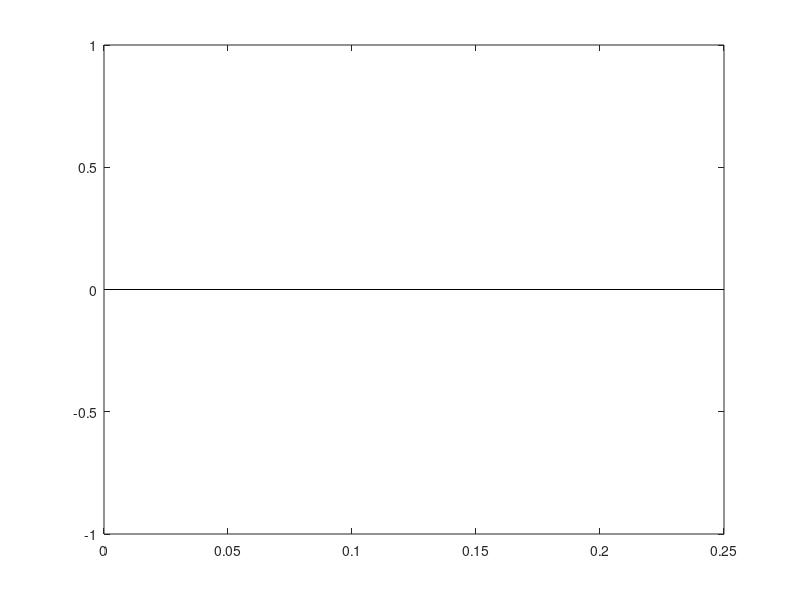

MATLAB code for this plot: (Note: this script raises an error after producing the figure.)
%This is the first attempt at writing an icp algorithm using icp_1
%It takes the approach of 

clear all
close all
clc
load newdata.mat

offset=[0;0;0];

pose=[0;0;0];
post_dot=[];

%full map
map = [];

%estimated pose for the robot in the world
est_theta = 0;
est_dtheta = 0;

last_est_dtheta=0;

%used to keep track of everything
last_disp = [];

converge_metric = 1e-4;

%minimum turn, this is the error for sensing if the robot is actually
%turning or not.  I know that the robot currently turns at 45 degrees per
%second, so anything less the that should be noted.
%error_dtheta = deg2rad(3);

pointer_scale = 0.25;
for nScan = 1:2:size(LidarScan,1)

    disp = [[0 1];[0 0]];
    
    %Grab lidar angles and the scan
    a = LidarAngles;
    z = LidarScan(nScan, :);

    %  Remove out of range measurements
    I = (z >= LidarRange);
    a(I) = [];
    z(I) = [];

    [x,y] = pol2cart(a,z);

    %fill the map if it doesn't exist yet.
    raw = [x;y];

    if isempty(map)
        map = [map raw];
    else
 
    %if ~isempty(est_dx)
    if size(pose,2) > 1        
        TT = repmat(pose(1:2,end) + (pose(1:2,end) - pose(1:2,end-1)), 1, size(raw,2));
        phi = pose(3,end) + (pose(3,end)-pose(3,end-1));
        TR = [cos(phi) (-sin(phi)); sin(phi) cos(phi)];
        
        raw = TR*raw + TT;
        disp = TR*disp + TT(:,1:2);
    end
    
    %sest the estimated pose diff to zero
    %est_dtheta = 0;
    
    ii = 0;
    while true
        
        ii = ii + 1;
        
        %kill all the points which are not "close" to the world and run 1
        %iteration of icp on them
        temp = killoutliers(map,raw, 0.1);
        [TR,TT] = call_icp1(map,temp);

        %move the points sample based on the icp output and update the
        %estimated pose
        TR = TR(1:2,1:2);
        TT = repmat(TT(1:2), 1, size(raw,2));

        raw = real(TR * raw + TT);
        disp = real(TR * disp + TT(:,1:2));

        %est_dtheta = est_dtheta + acos(TR(1,1));
        
        %get the difference in TT so we know when to converge the icp
        %algorithm.  This is a pretty schotty way of convergence, as it
        %doesn't take into account if the value bounced around the setpoint
        %but it works for this application
        dTT = mag(TT(:,1));
        
        %we need to run the loop at least once before we check this
        if ii > 1
            %Check for convergence
            if abs(dTT) < converge_metric
                
                tt = disp(:,2) - disp(:,1);
                [theta, ~] = cart2pol(tt(1), tt(2));
                cur = ([disp(:,1);theta] - offset)
                pose = [pose cur];

                last_disp = disp;

                break;
            end
        end
        
    end

    %update the world
    map = [map raw];

    
    %plot everything
    figure(1)
    plot(raw(1,:), raw(2,:), 'r.')
    hold on
    %plot(est_x(1,:), est_x(2,:), 'k.');
    end
    
    plot(map(1,:), map(2,:), 'b.')
    
    plot(pose(1,:), pose(2,:), 'mo')
    
    pointer = disp;
    pointer(:,2) = pointer_scale*(pointer(:,2) - pointer(:,1));
    pointer(:,2) = pointer(:,2) + disp(:,1);
    
    plot(pointer(1,:), pointer(2,:), 'k-')
    hold off
    
    %pause so we can display things
    pause(0.1);
end
